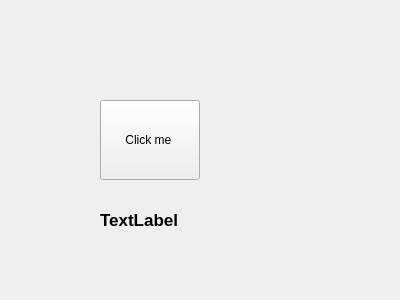
<?xml version="1.0" encoding="UTF-8"?>
<ui version="4.0">
 <class>Form</class>
 <widget class="QWidget" name="Form">
  <property name="geometry">
   <rect>
    <x>0</x>
    <y>0</y>
    <width>400</width>
    <height>300</height>
   </rect>
  </property>
  <property name="windowTitle">
   <string>Form</string>
  </property>
  <property name="styleSheet">
   <string notr="true">Qlabel{
	color:&quot;red&quot;
}</string>
  </property>
  <widget class="QPushButton" name="pushButton">
   <property name="geometry">
    <rect>
     <x>100</x>
     <y>100</y>
     <width>100</width>
     <height>80</height>
    </rect>
   </property>
   <property name="styleSheet">
    <string notr="true">QPushButton{
	background-color:&quot;blue&quot;
}

QLabel {
	color:&quot;green&quot;
}</string>
   </property>
   <property name="text">
    <string>Click me </string>
   </property>
  </widget>
  <widget class="QLabel" name="label">
   <property name="geometry">
    <rect>
     <x>100</x>
     <y>210</y>
     <width>100</width>
     <height>20</height>
    </rect>
   </property>
   <property name="font">
    <font>
     <pointsize>13</pointsize>
     <weight>75</weight>
     <bold>true</bold>
    </font>
   </property>
   <property name="styleSheet">
    <string notr="true">QLabel{
		color:&quot;green&quot;
}</string>
   </property>
   <property name="text">
    <string>TextLabel</string>
   </property>
  </widget>
 </widget>
 <resources/>
 <connections/>
</ui>
